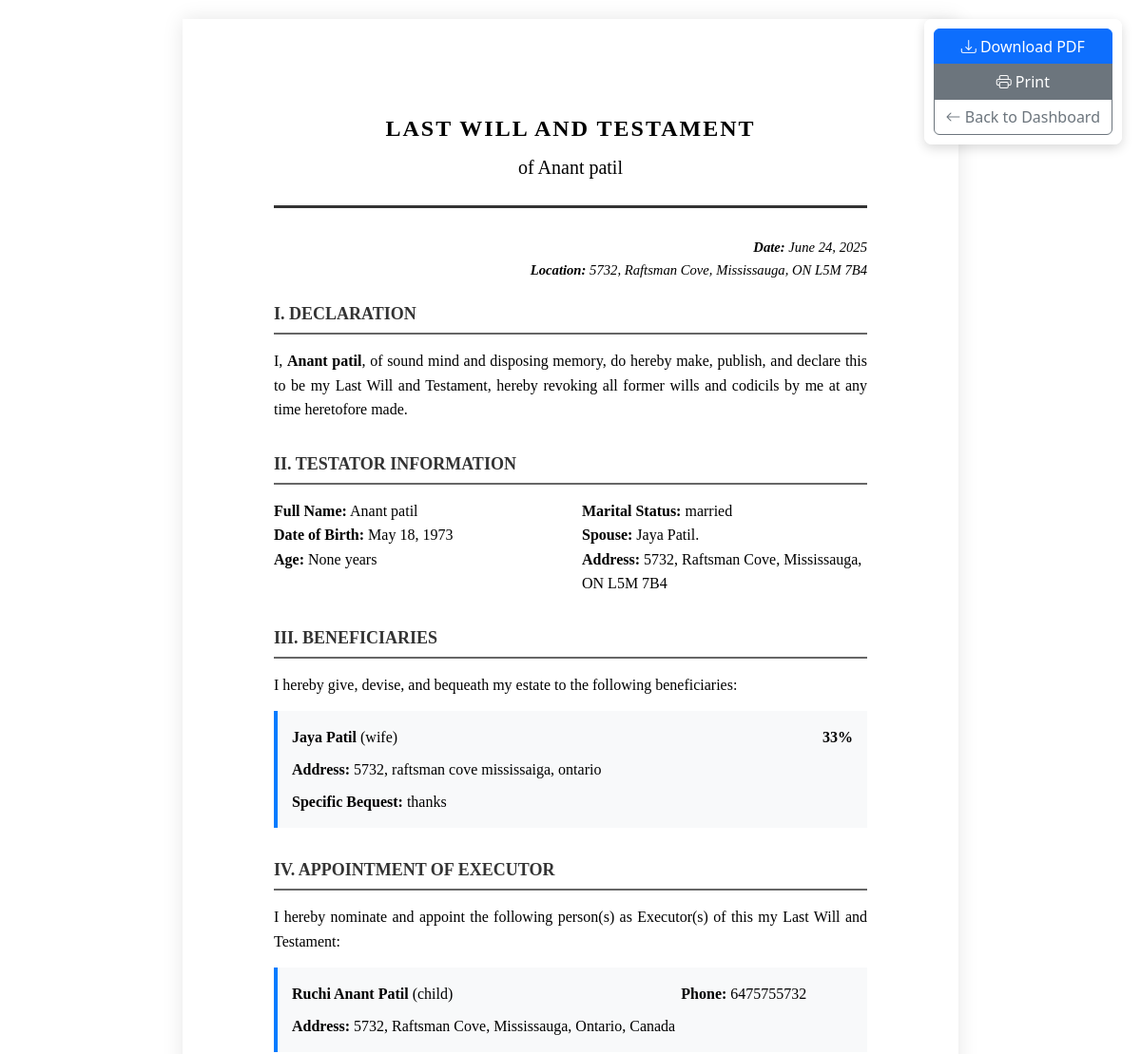
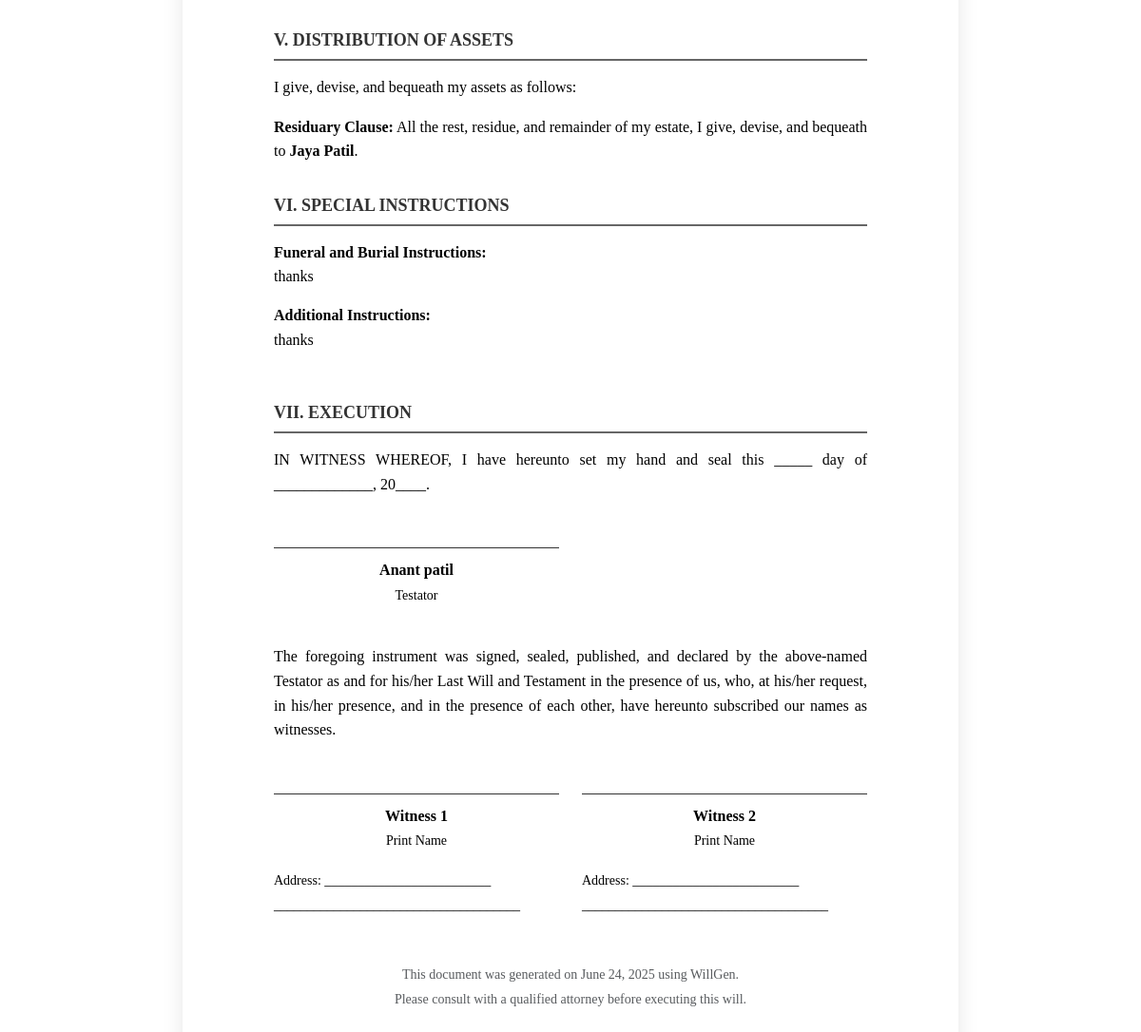
Page /will/view/2 (signed in) on the committed database (2 pictures, top to bottom).
### app/models.py (models this page shows, shortened)
class Will(db.Model):
    id = db.Column(db.Integer, primary_key=True)
    title = db.Column(db.String(200), nullable=False)
    testator_name = db.Column(db.String(200))
    testator_date_of_birth = db.Column(db.Date)
    testator_address = db.Column(db.Text)
    testator_city = db.Column(db.String(100))
    testator_state = db.Column(db.String(50))
    testator_zip = db.Column(db.String(20))
    testator_country = db.Column(db.String(100))
    testator_phone = db.Column(db.String(20))
    testator_email = db.Column(db.String(100))
    marital_status = db.Column(db.String(50))
    spouse_name = db.Column(db.String(200))
    beneficiaries = db.Column(db.Text)  # JSON string of beneficiaries
    primary_executor_name = db.Column(db.String(200))
    primary_executor_address = db.Column(db.Text)
    primary_executor_relationship = db.Column(db.String(100))
    primary_executor_phone = db.Column(db.String(20))
    primary_executor_email = db.Column(db.String(100))
    alternate_executor_name = db.Column(db.String(200))
    alternate_executor_address = db.Column(db.Text)
    alternate_executor_relationship = db.Column(db.String(100))
    alternate_executor_phone = db.Column(db.String(20))
    alternate_executor_email = db.Column(db.String(100))
    real_estate_properties = db.Column(db.Text)  # JSON string
    bank_accounts = db.Column(db.Text)  # JSON string
    investments = db.Column(db.Text)  # JSON string
    personal_property = db.Column(db.Text)  # JSON string
    other_assets = db.Column(db.Text)  # JSON string
    specific_bequests = db.Column(db.Text)  # JSON string
    residuary_beneficiary = db.Column(db.String(200))
    funeral_wishes = db.Column(db.Text)
    burial_cremation_wishes = db.Column(db.Text)
    guardian_minor_children = db.Column(db.String(200))
    guardian_address = db.Column(db.Text)
    special_instructions = db.Column(db.Text)
    charitable_donations = db.Column(db.Text)  # JSON string
    current_step = db.Column(db.Integer, default=1)
    step_1_completed = db.Column(db.Boolean, default=False)
    step_2_completed = db.Column(db.Boolean, default=False)
    step_3_completed = db.Column(db.Boolean, default=False)
    step_4_completed = db.Column(db.Boolean, default=False)
    step_5_completed = db.Column(db.Boolean, default=False)
    created_at = db.Column(db.DateTime, default=utc_now)
    updated_at = db.Column(db.DateTime, default=utc_now, onupdate=utc_now)
    is_completed = db.Column(db.Boolean, default=False)
    user_id = db.Column(db.Integer, db.ForeignKey('user.id'), nullable=False)

### app/main/routes.py (the view, shortened to what this page needs)
@bp.route('/will/view/<int:will_id>')
@login_required
def view_will(will_id):
    will = Will.query.filter_by(id=will_id, user_id=current_user.id).first_or_404()
    if will.user_id != current_user.id:
        flash('You do not have permission to view this will.', 'error')
        return redirect(url_for('main.dashboard'))
    testator_data = {}
    beneficiaries_data = []
    executors_data = []
    assets_data = {}
    special_instructions_data = {}
    testator_data = {
        'name': will.testator_name,
        'date_of_birth': will.testator_date_of_birth.strftime('%B %d, %Y') if will.testator_date_of_birth else None,
        'age': None,  # Calculate if needed
        'address': f"{will.testator_address}, {will.testator_city}, {will.testator_state} {will.testator_zip}" if will.testator_address else None,
        'marital_status': will.marital_status,
        'spouse_name': will.spouse_name,
        'phone': will.testator_phone,
        'email': will.testator_email
    }
    try:
        if will.beneficiaries:
            beneficiaries_data = json.loads(will.beneficiaries)
    except (json.JSONDecodeError, TypeError):
        pass
    executors_data = []
    if will.primary_executor_name:
        executors_data.append({
            'name': will.primary_executor_name,
            'relationship': will.primary_executor_relationship,
            'address': will.primary_executor_address,
            'phone': will.primary_executor_phone,
            'email': will.primary_executor_email,
            'alternate': False
        })
    assets_data = {}
    try:
        if will.real_estate_properties:
            assets_data['real_estate'] = json.loads(will.real_estate_properties)
    except (json.JSONDecodeError, TypeError):
        pass
    try:
        if will.bank_accounts:
            assets_data['bank_accounts'] = json.loads(will.bank_accounts)
    except (json.JSONDecodeError, TypeError):
        pass
    try:
        if will.investments:
            assets_data['investments'] = json.loads(will.investments)
    except (json.JSONDecodeError, TypeError):
        pass
    try:
        if will.personal_property:
            assets_data['personal_property'] = json.loads(will.personal_property)
    except (json.JSONDecodeError, TypeError):
        pass
    try:
        if will.other_assets:
            assets_data['other_assets'] = json.loads(will.other_assets)
    except (json.JSONDecodeError, TypeError):
        pass
    if will.residuary_beneficiary:
        assets_data['residuary_beneficiary'] = will.residuary_beneficiary
    special_instructions_data = {
        'funeral_wishes': will.funeral_wishes,
        'burial_cremation_wishes': will.burial_cremation_wishes,
        'guardian_minor_children': will.guardian_minor_children,
        'guardian_address': will.guardian_address,
        'additional_instructions': will.special_instructions
    }
    try:
        if will.charitable_donations:
            special_instructions_data['charitable_donations'] = json.loads(will.charitable_donations)
    except (json.JSONDecodeError, TypeError):
        pass
    return render_template('will/view.html',
                         will=will,
                         testator_data=testator_data,
                         beneficiaries_data=beneficiaries_data,
                         executors_data=executors_data,
                         assets_data=assets_data,
                         special_instructions_data=special_instructions_data,
                         current_date=datetime.now())

### app/templates/will/view.html (shortened to what this page needs)
<!DOCTYPE html>
<html lang="en">
<head>
    <link href="https://cdn.jsdelivr.net/npm/bootstrap@5.3.0/dist/css/bootstrap.min.css" rel="stylesheet">
    <link href="https://cdn.jsdelivr.net/npm/bootstrap-icons@1.10.0/font/bootstrap-icons.css" rel="stylesheet">
    <link href="{{ url_for('static', filename='css/will-document.css') }}" rel="stylesheet">
</head>
<body>
    <div class="action-buttons no-print">
        <div class="btn-group-vertical">
            <a href="{{ url_for('main.download_will_pdf', will_id=will.id) }}" class="btn btn-primary">
                <i class="bi bi-download"></i> Download PDF
            </a>
            <button onclick="window.print()" class="btn btn-secondary">
                <i class="bi bi-printer"></i> Print
            </button>
            <a href="{{ url_for('main.dashboard') }}" class="btn btn-outline-secondary">
                <i class="bi bi-arrow-left"></i> Back to Dashboard
            </a>
        </div>
    </div>
    <div class="container-fluid">
        <div class="will-document">
            <div class="will-header">
                <div class="will-title">Last Will and Testament</div>
                <div class="h5">of {{ will.testator_name or 'Unknown Testator' }}</div>
            </div>
            <div class="date-location">
                <strong>Date:</strong> {{ will.created_at.strftime('%B %d, %Y') if will.created_at else 'Not specified' }}<br>
                <strong>Location:</strong> {{ testator_data.get('address', 'Not specified') if testator_data else 'Not specified' }}
            </div>
            <div class="will-section">
                <div class="section-title">I. Declaration</div>
                <div class="legal-text">
                    I, <strong>{{ will.testator_name or 'Unknown' }}</strong>,
                    of sound mind and disposing memory, do hereby make, publish, and declare this to be my Last Will and Testament,
                    hereby revoking all former wills and codicils by me at any time heretofore made.
                </div>
            </div>
            {% if testator_data %}
            <div class="will-section">
                <div class="section-title">II. Testator Information</div>
                <div class="row">
                    <div class="col-md-6">
                        <strong>Full Name:</strong> {{ testator_data.get('name', 'Not specified') }}<br>
                        <strong>Date of Birth:</strong> {{ testator_data.get('date_of_birth', 'Not specified') }}<br>
                        <strong>Age:</strong> {{ testator_data.get('age', 'Not specified') }} years<br>
                    </div>
                    <div class="col-md-6">
                        <strong>Marital Status:</strong> {{ testator_data.get('marital_status', 'Not specified') }}<br>
                        {% if testator_data.get('spouse_name') %}
                        <strong>Spouse:</strong> {{ testator_data.get('spouse_name') }}<br>
                        {% endif %}
                        <strong>Address:</strong> {{ testator_data.get('address', 'Not specified') }}
                    </div>
                </div>
            </div>
            {% endif %}
            {% if beneficiaries_data %}
            <div class="will-section">
                <div class="section-title">III. Beneficiaries</div>
                <div class="legal-text">
                    I hereby give, devise, and bequeath my estate to the following beneficiaries:
                </div>
                {% for beneficiary in beneficiaries_data %}
                <div class="beneficiary-item">
                    <div class="row">
                        <div class="col-md-8">
                            <strong>{{ beneficiary.get('name', 'Unnamed Beneficiary') }}</strong>
                            {% if beneficiary.get('relationship') %}
                                ({{ beneficiary.get('relationship') }})
                            {% endif %}
                        </div>
                        <div class="col-md-4 text-end">
                            <strong>{{ beneficiary.get('percentage', 'Not specified') }}</strong>
                        </div>
                    </div>
                    {% if beneficiary.get('address') %}
                    <div class="mt-2"><strong>Address:</strong> {{ beneficiary.get('address') }}</div>
                    {% endif %}
                    {% if beneficiary.get('specific_bequest') %}
                    <div class="mt-2"><strong>Specific Bequest:</strong> {{ beneficiary.get('specific_bequest') }}</div>
                    {% endif %}
                </div>
                {% endfor %}
            </div>
            {% endif %}
            {% if executors_data %}
            <div class="will-section">
                <div class="section-title">IV. Appointment of Executor</div>
                <div class="legal-text">
                    I hereby nominate and appoint the following person(s) as Executor(s) of this my Last Will and Testament:
                </div>
                {% for executor in executors_data %}
                <div class="beneficiary-item">
                    <div class="row">
                        <div class="col-md-8">
                            <strong>{{ executor.get('name', 'Unnamed Executor') }}</strong>
                            {% if executor.get('relationship') %}
                                ({{ executor.get('relationship') }})
                            {% endif %}
                        </div>
                        <div class="col-md-4">
                            {% if executor.get('phone') %}
                            <strong>Phone:</strong> {{ executor.get('phone') }}
                            {% endif %}
                        </div>
                    </div>
                    {% if executor.get('address') %}
                    <div class="mt-2"><strong>Address:</strong> {{ executor.get('address') }}</div>
                    {% endif %}
                </div>
                {% endfor %}
            </div>
            {% endif %}
            {% if assets_data %}
            <div class="will-section">
                <div class="section-title">V. Distribution of Assets</div>
                <div class="legal-text">
                    I give, devise, and bequeath my assets as follows:
                </div>
                {% if assets_data.get('residuary_beneficiary') %}
                <div class="legal-text mt-3">
                    <strong>Residuary Clause:</strong> All the rest, residue, and remainder of my estate,
                    I give, devise, and bequeath to <strong>{{ assets_data.get('residuary_beneficiary') }}</strong>.
                </div>
                {% endif %}
            </div>
            {% endif %}
            {% if special_instructions_data %}
            <div class="will-section">
                <div class="section-title">VI. Special Instructions</div>
                {% if special_instructions_data.get('funeral_wishes') %}
                <div class="legal-text">
                    <strong>Funeral and Burial Instructions:</strong><br>
                    {{ special_instructions_data.get('funeral_wishes') }}
                </div>
                {% endif %}
                {% if special_instructions_data.get('additional_instructions') %}
                <div class="legal-text">
                    <strong>Additional Instructions:</strong><br>
                    {{ special_instructions_data.get('additional_instructions') }}
                </div>
                {% endif %}
            </div>
            {% endif %}
            <div class="signature-section">
                <div class="section-title">VII. Execution</div>
                <div class="legal-text">
                    IN WITNESS WHEREOF, I have hereunto set my hand and seal this
                    _____ day of _____________, 20____.
                </div>
                <div class="row mt-4">
                    <div class="col-md-6">
                        <div class="signature-line"></div>
                        <div class="text-center">
                            <strong>{{ will.testator_name or 'Testator Name' }}</strong><br>
                            <small>Testator</small>
                        </div>
                    </div>
                </div>
                <div class="witness-section">
                    <div class="legal-text">
                        The foregoing instrument was signed, sealed, published, and declared by the above-named Testator
                        as and for his/her Last Will and Testament in the presence of us, who, at his/her request,
                        in his/her presence, and in the presence of each other, have hereunto subscribed our names as witnesses.
                    </div>
                    <div class="row mt-4">
                        <div class="col-md-6">
                            <div class="signature-line"></div>
                            <div class="text-center">
                                <strong>Witness 1</strong><br>
                                <small>Print Name</small>
                            </div>
                            <div class="mt-3">
                                <small>Address: _________________________</small><br>
                                <small>_____________________________________</small>
                            </div>
                        </div>
                        <div class="col-md-6">
                            <div class="signature-line"></div>
                            <div class="text-center">
                                <strong>Witness 2</strong><br>
                                <small>Print Name</small>
                            </div>
                            <div class="mt-3">
                                <small>Address: _________________________</small><br>
                                <small>_____________________________________</small>
                            </div>
                        </div>
                    </div>
                </div>
            </div>
            <div class="text-center mt-5 text-muted">
                <small>
                    This document was generated on {{ current_date.strftime('%B %d, %Y') }} using WillGen.<br>
                    Please consult with a qualified attorney before executing this will.
                </small>
            </div>
        </div>
    </div>
</body>
</html>

### rows in the picture
Will: testator_name "Anant patil", created_at "June 24, 2025", get "Anant patil", get "May 18, 1973", get "married", get "Jaya Patil.", get "Jaya Patil", get "wife", get "33%", get "5732, raftsman cove mississaiga, ontario", get "thanks", get "Ruchi Anant Patil", get "child", get "6475755732", get "5732, Raftsman Cove, Mississauga, Ontario, Canada"

### other values in the picture
{{ testator_data.get('age', 'Not specified') }} "None"
{{ testator_data.get('address', 'Not specified') }} "5732, Raftsman Cove, Mississauga, ON L5M 7B4"
